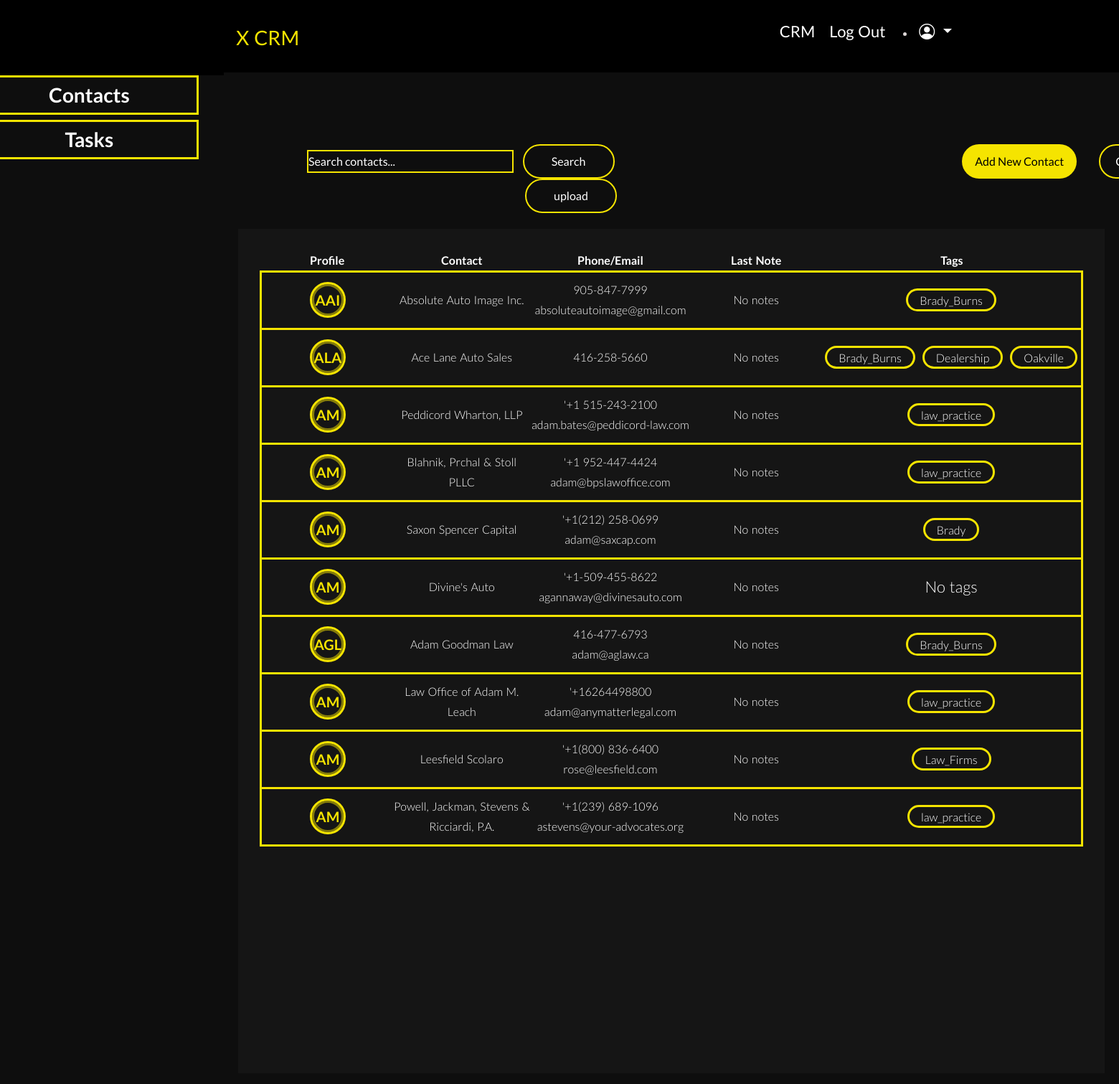
Page /CRM?page=3&search= (signed in) on the committed database.
### my_package/models.py (models this page shows)
class CRM(db.Model):
    __tablename__ = 'CRM'
    id = db.Column(db.Integer, primary_key=True)
    contactname = db.Column(db.String(10000))
    date = db.Column(db.DateTime(timezone=True), default=func.now())
    user_id = db.Column(db.Integer, db.ForeignKey('user.id'))
    Contact = db.Column(db.String(10000))
    PhoneEmail = db.Column(db.String(10000))
    tags = db.relationship('Tags', secondary=crm_tags, lazy='subquery', back_populates='contacts')
    notes = db.relationship('Note', backref='contact', lazy=True)
    user = db.relationship('User', back_populates='crm')
    contactlastname = db.Column(db.String(10000))
    contactbillingaddress = db.Column(db.String(10000))
    contactbillingaddresscity = db.Column(db.String(10000))
    contactbillingaddressstate = db.Column(db.String(10000))
    contactbillingaddresscountry = db.Column(db.String(10000))
    contactbillingaddresszip = db.Column(db.String(10000))
    leadstatus = db.Column(db.String(10000))
    contactemail = db.Column(db.String(10000))
    contactphone = db.Column(db.String(10000))
    contactcompany = db.Column(db.String(10000))
    organization_id = db.Column(db.Integer, db.ForeignKey('organization.id'))
    organization = db.relationship('Organization', back_populates='contacts')

class Tags(db.Model):
    __tablename__ = 'Tags'
    id = db.Column(db.Integer, primary_key=True)
    name = db.Column(db.String(50), unique=True, nullable=False)
    contacts = db.relationship('CRM', secondary=crm_tags, lazy='subquery', back_populates='tags')

### app.py (the view, shortened to what this page needs)
@app.route('/CRM', methods=['GET', 'POST'])
@login_required
def crm():
    search_query = request.args.get('search', '').strip()
    page = request.args.get('page', 1, type=int)
    query = CRM.query.filter_by(organization_id=current_user.organization_id)
    contacts = (query
                .join(Note, isouter=True)  # Use outerjoin if you are using older SQLAlchemy
                .order_by(CRM.id, desc(Note.created_at))
                .paginate(page=page, per_page=10, error_out=False))
    latest_notes = {}
    for contact in contacts.items:
        if contact.notes:
            latest_notes[contact.id] = contact.notes[0].content
    next_url = url_for('crm', page=contacts.next_num, search=search_query) if contacts.has_next else None
    prev_url = url_for('crm', page=contacts.prev_num, search=search_query) if contacts.has_prev else None
    current_page = contacts.page
    total_pages = contacts.pages
    pages_to_show = 5
    pages = [page for page in range(current_page, min(current_page + pages_to_show, total_pages + 1))]
    print("Contacts to be rendered: ", contacts.items)
    print(f"Pages list before rendering: {pages}")
    return render_template('crm.html', contacts=contacts.items, latest_notes=latest_notes, next_url=next_url, prev_url=prev_url, pages=pages, total_pages=total_pages, user=current_user, current_page=current_page)

### app.py (called while the page is built)
@login_manager.user_loader
def load_user(id):
    return User.query.get(int(id))

### my_package/templates/crm.html (shortened to what this page needs)
{% extends 'layout.html' %} {% block content %}
<div class="crm-page">
    <div class="crm-menu">
        <div class="contacts-block">
            <a class="contacts-link" href="/CRM">
                <span class="contacts">Contacts</span>
            </a>
        </div>
        <div class="contacts-block">
            <a class="contacts-link" href="/upcoming_due_dates">
                <span class="contacts">Tasks</span>
            </a>
        </div>
    </div>
    <div class="crm-inner-page">
        <div class="crm-upper-static">
            <div class="crm-search-bar">
                <form action="/CRM" method="get" id="search-form">
                    <input type="text" name="search" id="search-input" placeholder="Search contacts..." value="{{ request.args.get('search', '') }}">
                    <button class="search-button" type="submit">Search</button>
                </form>
            </div>
            <a href="{{ url_for('new_contact') }}"><button class="add-new-contact-btn">Add New Contact</button></a>
            <form method="POST" enctype="multipart/form-data">
                <input class="upload-csv" type="file" name="csv" accept=".csv, .xlsx">
                <input class="upload" type="submit" value="upload">
            </form>
        </div>
        <div class="crm-contacts">
            <table class="contacts-section" id="contacts-table">
                <tr class="crm-header">
                    <th class="crm-header-item">Profile</th>
                    <th class="crm-header-item"> Contact</th>
                    <th class="crm-header-item">Phone/Email</th>
                    <th class="crm-header-item">Last Note</th>
                    <th class="crm-header-item">Tags</th>
                </tr>
                {% for contact in contacts %}
                    {% if contact.user.organization_id == current_user.organization_id %}
                    <tr class="crm-info-row" data-href="{{ url_for('contact_detail', id=contact.id) }}">
                        <td class="crm-info">
                        {% set initials = '' %}
                        {% if contact.Contact %}
                            {% set names = contact.Contact.split(' ') %}
                            {% set initials = names[0][0].upper() if names[0] else '' %}
                            {% set initials = initials + (names[1][0].upper() + names[2][0].upper() if names|length > 2 and names[1] else (names[1][0].upper() if names|length > 1 and names[1] else names[0][-1].upper())) %}
                        {% elif contact.contactcompany %}
                            {% set names = contact.contactcompany.split(' ') %}
                            {% set initials = names[0][0].upper() if names[0] else '' %}
                            {% set initials = initials + (names[1][0].upper())%}
                        {% elif contact.contactfirstname and contact.contactlastname %}
                            {% set initials = contact.contactfirstname[0].upper() + contact.contactlastname[0].upper() %}
                        {% elif contact.contactfirstname %}
                            {% set initials = contact.contactfirstname[0].upper() + contact.contactfirstname[-1].upper() %}
                        {% elif contact.contactlastname %}
                            {% set initials = contact.contactlastname[0].upper() + contact.contactlastname[-1].upper() %}
                        {% else %}
                            {% set initials = 'XX' %}
                        {% endif %}
                        <div class="center-div">
                            <a class='contact-link' href="{{ url_for('contact_detail', id=contact.id) }}">
                                <div class="profile-picture" data-initial="{{ initials }}"></div>
                            </a>
                        </div>
                    </td>
                    <td class="crm-info">
                        <a class='contact-link' href="{{ url_for('contact_detail', id=contact.id) }}">
                        {% if contact.contactfirstname and contact.contactlastname%}
                            {{ contact.contactfirstname }}
                        {% elif contact.contactcompany %}
                        {{ contact.contactcompany }}
                        {% else %}
                            {{ contact.Contact }}
                        {% endif %}
                        </a>
                    </td>
                    <td class="crm-info"><a class='contact-link' href="{{ url_for('contact_detail', id=contact.id) }}">{{ contact.contactphone }}<br>{{ contact.contactemail }}</a></td>
                    <td class="crm-info">
                        {{ latest_notes.get(contact.id, "No notes") }}
                    </td>
                    <td class="crm-info">
                        <ul class="tag-list">
                            {% for tag in contact.tags %}
                                <a class="tag-btn">{{ tag.name }}</a>
                            {% else %}
                                <p class="tag-btn-none">No tags</p>
                            {% endfor %}
                        </ul>
                    </td>
                    {% endif %}
                </tr>
                {% endfor %}
            </table>
            <div class="pagination">
                <p class="static-page-txt">Page:</p>
            </div>
        </div>
    </div>
</div>
{% endblock %}

### rows in the picture
CRM: contactcompany "Absolute Auto Image Inc.", contactphone "905-847-7999", contactemail "absoluteautoimage@gmail.com", get "No notes"
Tags: name "Brady_Burns"
CRM: contactcompany "Ace Lane Auto Sales", contactphone "416-258-5660", get "No notes"
Tags: name "Dealership"
Tags: name "Oakville"
CRM: contactcompany "Peddicord Wharton, LLP", contactphone "'+1 515-243-2100", contactemail "adam.bates@peddicord-law.com", get "No notes"
Tags: name "law_practice"
CRM: contactcompany "Blahnik, Prchal & Stoll PLLC", contactphone "'+1 952-447-4424", contactemail "adam@bpslawoffice.com", get "No notes"
CRM: contactcompany "Saxon Spencer Capital", contactphone "'+1(212) 258-0699", contactemail "adam@saxcap.com", get "No notes"
Tags: name "Brady"
CRM: contactcompany "Divine's Auto", contactphone "'+1-509-455-8622", contactemail "agannaway@divinesauto.com", get "No notes"
CRM: contactcompany "Adam Goodman Law", contactphone "416-477-6793", contactemail "adam@aglaw.ca", get "No notes"
CRM: contactcompany "Law Office of Adam M. Leach", contactphone "'+16264498800", contactemail "adam@anymatterlegal.com", get "No notes"
CRM: contactcompany "Leesfield Scolaro", contactphone "'+1(800) 836-6400", contactemail "rose@leesfield.com", get "No notes"
Tags: name "Law_Firms"
CRM: contactcompany "Powell, Jackman, Stevens & Ricciardi, P.A.", contactphone "'+1(239) 689-1096", contactemail "astevens@your-advocates.org", get "No notes"
